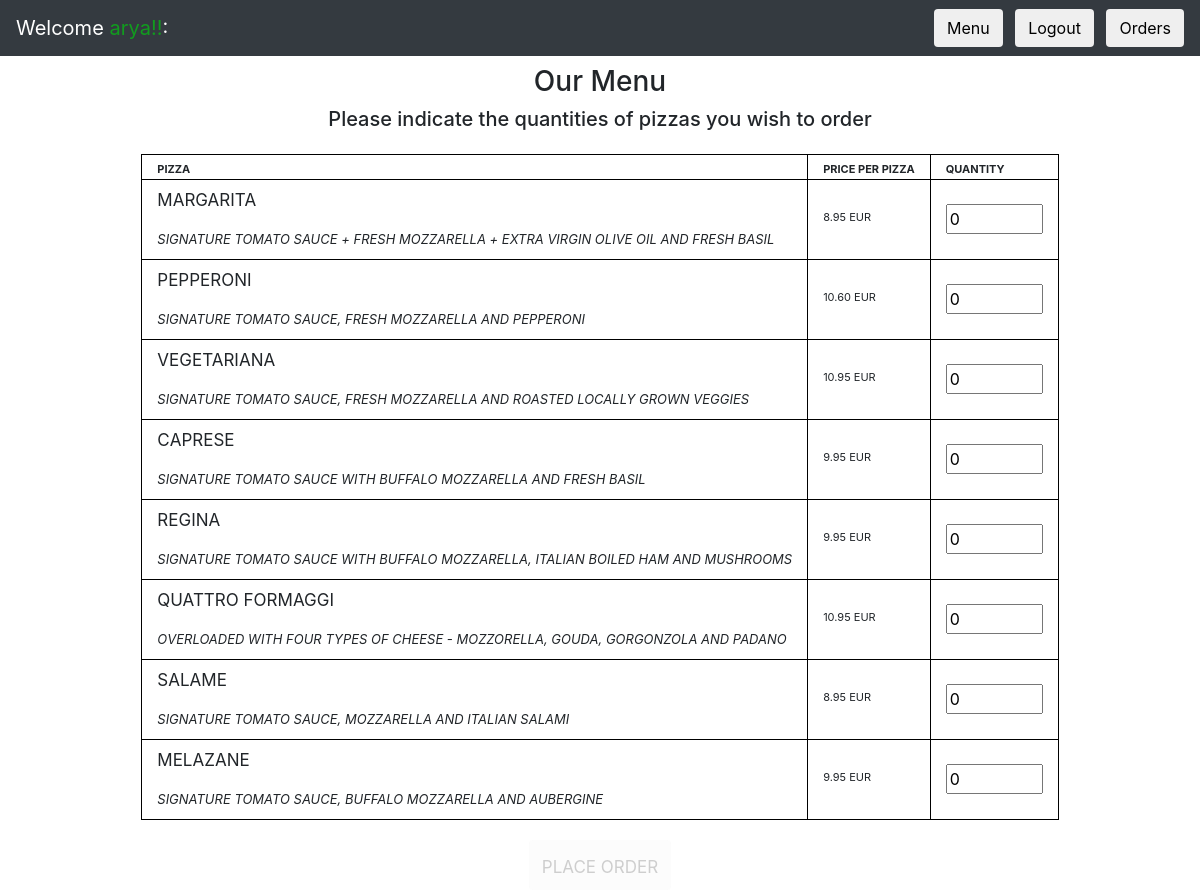
Screenshot of /menu (signed in) with the database file from the repository.
### onlinepizzas/models.py (models this page shows)
class Pizza(models.Model):
    name = models.CharField(max_length=60, unique=True)
    description = models.CharField(max_length=250)
    price = models.DecimalField(max_digits=4, decimal_places=2, default=0.00, editable=False)
    class Meta:
        db_table = "pizza"
        managed = True

### onlinepizzas/views.py (the view)
# urls.py: path("menu", views.menu_view, name="menu_view"),
def menu_view(request):
    pizzas = Pizza.objects.all()
    return render(request, 'menu.html', {"pizzas": pizzas})

### onlinepizzas/templates/menu.html (shortened to what this page needs)
{% extends "layout.html" %}
{% block body %}
    <form action= "{%  url  'confirm_order' %}" method="post">
        <div class="container">
          <div class="text-center" style="padding-bottom: 15px;">
              <h3>Our Menu</h3>
              <h5>Please indicate the quantities of pizzas you wish to order</h5>
          </div>
          <table>
            <thead>
                <th scope="col">Pizza</th>
                <th scope="col">Price per pizza</th>
                <th scope="col">Quantity</th>
            </thead>
            {% for pizza in pizzas %}
                <tr>
                    <td>
                        <label for="{{pizza.name}}" style="font-size: x-large">{{pizza.name}}</label><br>
                        <label for="{{ pizza.description }}" style="font-size: large; font-style: italic;">{{ pizza.description }}</label>
                    </td>
                    <td><label for="{{ pizza.price }}">{{ pizza.price }} EUR </label></td>
                    <td><input name="qty" class="qty" type="number" min="0" max="100" value="0"></td>
                </tr>
            {% endfor %}
          </table>
        <div class="text-center" style="padding-top: 20px; ">
          <button id="placeorder" type="submit" class="btn mx-1 my-xl-0 my-2" disabled
                  style="font-size: x-large;font-variant-caps: all-small-caps;"> Place Order </button>
        </div>
    </div>
    </form>
{% endblock %}

### onlinepizzas/templates/layout.html (shortened to what this page needs)
<!DOCTYPE html>
<html lang="en">
<head>
    <link rel="stylesheet" href="https://maxcdn.bootstrapcdn.com/bootstrap/4.0.0-beta.3/css/bootstrap.min.css">
    <link rel="stylesheet" type="text/css"
          href="https://maxcdn.bootstrapcdn.com/font-awesome/4.7.0/css/font-awesome.min.css">
    <link rel="stylesheet" href="https://use.fontawesome.com/releases/v5.5.0/css/all.css"
>
</head>
<body>
{% if user.is_authenticated %}
    <div class="navbar sticky-top navbar-dark bg-dark">
        <div class="navbar-brand"> Welcome <span style='color: #119c1e;'>{{ user.get_username }}!!</span>:</div>
        <div>
            <a href="{% url "menu_view" %}">
                <button class="btn mx-1 my-xl-0 my-2">Menu</button>
            </a>
            <a href="{% url "logout_view" %}">
                <button class="btn mx-1 my-xl-0 my-2" type="button">Logout</button>
            </a>
            <a href="{% url "user_orders_view" %}">
                <button class="btn ml-1 my-xl-0 my-2" type="button" title="All orders">Orders</i>
                </button>
            </a>
            </div>
    </div>
{% endif %}
<div class="mt-2 col-md-12"></div>
{% block body %}{% endblock %}
</body>
</html>

### onlinepizzas/templates/layout.html (style rules this page uses)
table, th, td { border: 1px solid black; }
th, td { padding: 0 15px; }
table { font-variant-caps: all-small-caps; margin: auto; }

### rows the page displays
Pizza: name "Margarita", description "Signature tomato sauce + Fresh mozzarella + Extra virgin olive oil and fresh basil", price "8.95"
Pizza: name "Pepperoni", description "Signature tomato sauce, fresh mozzarella and pepperoni", price "10.60"
Pizza: name "Vegetariana", description "Signature tomato sauce, fresh mozzarella and roasted locally grown veggies", price "10.95"
Pizza: name "Caprese", description "Signature tomato sauce with buffalo mozzarella and fresh basil", price "9.95"
Pizza: name "Regina", description "Signature tomato sauce with buffalo mozzarella, italian boiled ham and mushrooms", price "9.95"
Pizza: name "Quattro Formaggi", description "Overloaded with four types of cheese - mozzorella, gouda, gorgonzola and padano", price "10.95"
Pizza: name "Salame", description "Signature tomato sauce, mozzarella and Italian salami", price "8.95"
Pizza: name "Melazane", description "Signature tomato sauce, buffalo mozzarella and aubergine", price "9.95"

### other values shown
{{ user.get_username }} "arya"
